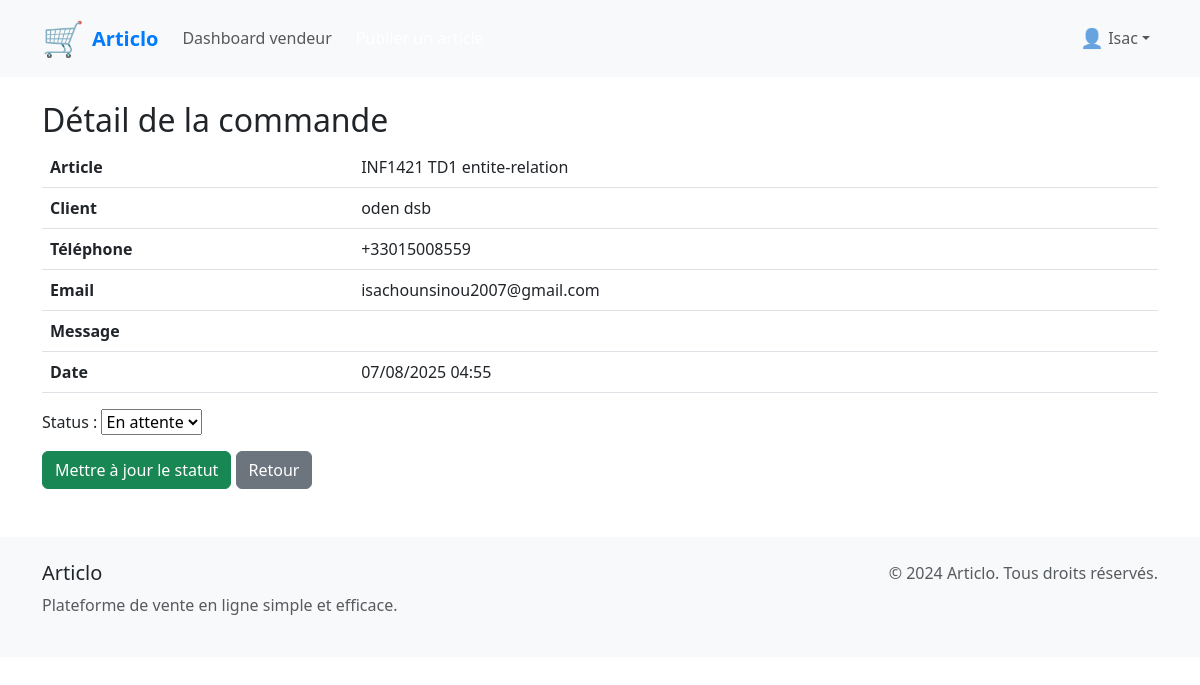
/dashboard/order/3/ (signed in), run on the app's committed database.
### users/models.py (models this page shows, shortened)
class User(AbstractUser):
    ROLE_CHOICES = (
        ('admin', 'Administrateur'),
        ('seller', 'Vendeur'),
        ('client', 'Client'),
    )
    role = models.CharField(max_length=10, choices=ROLE_CHOICES, default='client')
    whatsapp_number = models.CharField(max_length=20, blank=True, null=True, help_text="Numéro WhatsApp pour les vendeurs")
    groups = models.ManyToManyField(
        'auth.Group',
        verbose_name='groups',
        blank=True,
        help_text='The groups this user belongs to.',
        related_name='custom_user_set',
        related_query_name='custom_user',
    )
    user_permissions = models.ManyToManyField(
        'auth.Permission',
        verbose_name='user permissions',
        blank=True,
        help_text='Specific permissions for this user.',
        related_name='custom_user_set',
        related_query_name='custom_user',
    )

### orders/models.py (models this page shows, shortened)
class Order(models.Model):
    article = models.ForeignKey(Article, on_delete=models.CASCADE, related_name='orders')
    client_name = models.CharField(max_length=255)
    client_phone = models.CharField(max_length=20)
    client_email = models.EmailField(blank=True, null=True)
    message = models.TextField(blank=True, null=True)
    seller = models.ForeignKey(User, on_delete=models.CASCADE, related_name='received_orders')
    created_at = models.DateTimeField(auto_now_add=True)
    STATUS_CHOICES = (
        ('pending', 'En attente'),
        ('confirmed', 'Confirmée'),
        ('cancelled', 'Annulée'),
    )
    status = models.CharField(max_length=10, choices=STATUS_CHOICES, default='pending')

### articles/models.py (models this page shows, shortened)
class Article(models.Model):
    title = models.CharField(max_length=255)
    description = models.TextField()
    price = models.DecimalField(max_digits=10, decimal_places=2)
    images = models.ImageField(upload_to='articles/', blank=True, null=True)
    seller = models.ForeignKey(User, on_delete=models.CASCADE, related_name='articles')
    created_at = models.DateTimeField(auto_now_add=True)

### dashboard/views.py (the view)
# urls.py: path('dashboard/order/<int:order_id>/', order_detail, name='order_detail'),
@login_required
def order_detail(request, order_id):
    user = request.user
    order = get_object_or_404(Order, id=order_id, seller=user)
    if request.method == 'POST':
        form = OrderStatusForm(request.POST, instance=order)
        if form.is_valid():
            form.save()
            return redirect('seller_dashboard')
    else:
        form = OrderStatusForm(instance=order)
    return render(request, 'dashboard/order_detail.html', {'order': order, 'form': form})

### dashboard/views.py
class OrderStatusForm(forms.ModelForm):
    class Meta:
        model = Order
        fields = ['status']

### dashboard/templates/dashboard/order_detail.html (shortened to what this page needs)
{% extends 'base.html' %}
{% block content %}
<div class="container mt-4">
    <h2>Détail de la commande</h2>
    <table class="table">
        <tr><th>Article</th><td>{{ order.article.title }}</td></tr>
        <tr><th>Client</th><td>{{ order.client_name }}</td></tr>
        <tr><th>Téléphone</th><td>{{ order.client_phone }}</td></tr>
        <tr><th>Email</th><td>{{ order.client_email }}</td></tr>
        <tr><th>Message</th><td>{{ order.message }}</td></tr>
        <tr><th>Date</th><td>{{ order.created_at|date:'d/m/Y H:i' }}</td></tr>
    </table>
    <form method="post">
        {{ form.as_p }}
        <button type="submit" class="btn btn-success">Mettre à jour le statut</button>
        <a href="{% url 'seller_dashboard' %}" class="btn btn-secondary">Retour</a>
    </form>
</div>
{% endblock %}

### templates/base.html (shortened to what this page needs)
<!DOCTYPE html>
<html lang="fr">
<head>
    <link href="https://cdn.jsdelivr.net/npm/bootstrap@5.3.0/dist/css/bootstrap.min.css" rel="stylesheet">
</head>
<body>
    <nav class="navbar navbar-expand-lg navbar-light bg-light">
        <div class="container">
            <a class="navbar-brand d-flex align-items-center" href="{% url 'home' %}">
                <span style="font-size:1.7em;">🛒</span>
                <span class="ms-2" style="font-weight:bold; color:#007bff;">Articlo</span>
            </a>
            <div class="collapse navbar-collapse" id="navbarNav">
                <ul class="navbar-nav me-auto">
                    {% if user.is_authenticated and user.role == 'seller' %}
                        <li class="nav-item">
                            <a class="nav-link" href="{% url 'seller_dashboard' %}"> Dashboard vendeur</a>
                        </li>
                        <li class="nav-item">
                            <a class="nav-link btn btn-success text-white ms-2" href="{% url 'articles:create' %}"> Publier un article</a>
                        </li>
                    {% endif %}
                </ul>
                <ul class="navbar-nav">
                    {% if user.is_authenticated %}
                        <li class="nav-item dropdown">
                            <a class="nav-link dropdown-toggle d-flex align-items-center" href="#" id="navbarDropdown" role="button" data-bs-toggle="dropdown">
                                <span style="font-size:1.2em;">👤</span>
                                <span class="ms-1">{{ user.first_name|default:user.username }}</span>
                            </a>
                        </li>
                    {% endif %}
                </ul>
            </div>
        </div>
    </nav>
    <main>
        {% block content %}
        {% endblock %}
    </main>
    <footer class="py-4 mt-5">
        <div class="container">
            <div class="row">
                <div class="col-md-6">
                    <h5>Articlo</h5>
                    <p class="text-muted">Plateforme de vente en ligne simple et efficace.</p>
                </div>
                <div class="col-md-6 text-md-end">
                    <p class="text-muted">&copy; 2024 Articlo. Tous droits réservés.</p>
                </div>
            </div>
        </div>
    </footer>
</body>
</html>

### templates/base.html (style rules this page uses)
.navbar-brand { font-weight: bold; color: #007bff !important; }
footer { background-color: #f8f9fa; margin-top: 50px; }

### data on the page
User: first_name "Isac"
Order: article "INF1421 TD1 entite-relation", client_name "oden dsb", client_phone "+33015008559", client_email "isachounsinou2007@gmail.com", created_at "07/08/2025 04:55", status "En attente"
